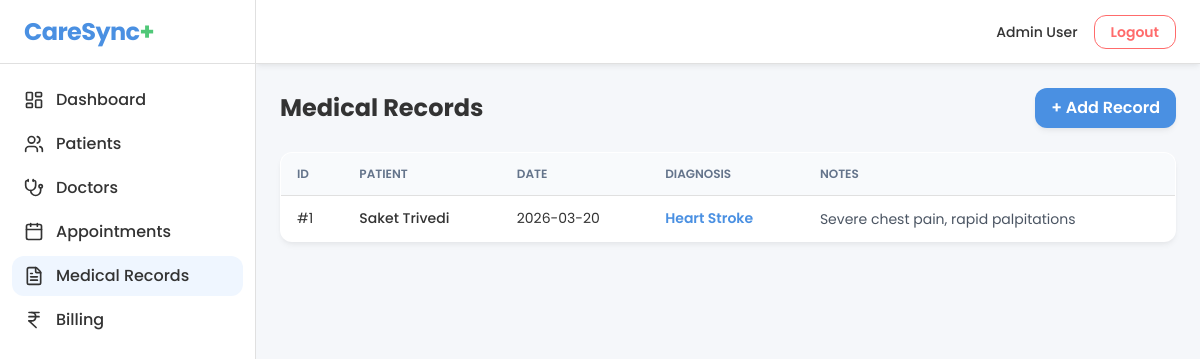
Page /records on the committed database.
### models.py (models this page shows)
class MedicalRecord(db.Model):
    __tablename__ = 'medical_records'
    id = db.Column(db.Integer, primary_key=True)
    patient_id = db.Column(db.Integer, db.ForeignKey('patients.id'), nullable=False)
    diagnosis = db.Column(db.String(200), nullable=False)
    notes = db.Column(db.Text, nullable=True)
    date = db.Column(db.Date, nullable=False)

class Patient(db.Model):
    __tablename__ = 'patients'
    id = db.Column(db.Integer, primary_key=True)
    name = db.Column(db.String(100), nullable=False)
    age = db.Column(db.Integer, nullable=False)
    gender = db.Column(db.String(10), nullable=False)
    contact = db.Column(db.String(50), nullable=False)
    appointments = db.relationship('Appointment', backref='patient', lazy=True)
    records = db.relationship('MedicalRecord', backref='patient', lazy=True)
    bills = db.relationship('Bill', backref='patient', lazy=True)

### app.py (the view, shortened to what this page needs)
@app.route('/records', methods=['GET', 'POST'])
def records():
    patients_list = Patient.query.all()
    records_list = MedicalRecord.query.all()
    return render_template('records.html', records=records_list, patients=patients_list)

### templates/records.html (shortened to what this page needs)
{% extends 'base.html' %}
{% block content %}
<div class="flex justify-between items-center mb-6">
    <h1 class="text-2xl font-bold">Medical Records</h1>
    <button onclick="openModal('addRecordModal')" class="bg-primary text-white px-4 py-2 rounded-xl shadow-soft font-semibold hover:bg-blue-600 transition">+ Add Record</button>
</div>
<div class="bg-surface shadow-soft rounded-xl overflow-x-auto">
    <table>
        <thead>
            <tr>
                <th>ID</th>
                <th>Patient</th>
                <th>Date</th>
                <th>Diagnosis</th>
                <th>Notes</th>
            </tr>
        </thead>
        <tbody>
            {% for r in records %}
            <tr>
                <td>#{{ r.id }}</td>
                <td class="font-medium">{{ r.patient.name }}</td>
                <td>{{ r.date }}</td>
                <td class="font-semibold text-primary">{{ r.diagnosis }}</td>
                <td class="text-sm text-gray-600 truncate max-w-xs" title="{{ r.notes }}">{{ r.notes }}</td>
            </tr>
            {% else %}
            <tr><td colspan="5" class="text-center py-8 text-gray-500">No medical records found.</td></tr>
            {% endfor %}
        </tbody>
    </table>
</div>
{% endblock %}

### templates/base.html (style rules this page uses)
body { color: #333333; background-color: #F5F7FA; font-family: 'Poppins', system-ui, sans-serif; }
table { border-collapse: separate; border-spacing: 0; width: 100%; border: 1px solid #E0E0E0; border-radius: 12px; overflow: hidden; }
th { background-color: #F8FAFC; border-bottom: 1px solid #E0E0E0; text-transform: uppercase; font-size: 0.75rem; font-weight: 600; color: #64748B; padding: 12px 16px; text-align: left; }
td { border-bottom: 1px solid #E0E0E0; padding: 12px 16px; font-size: 0.875rem; }
tr:last-child td { border-bottom: none; }

### rows in the picture
MedicalRecord: id "1", patient.name "Saket Trivedi", date "2026-03-20", diagnosis "Heart Stroke", notes "Severe chest pain, rapid palpitations"
